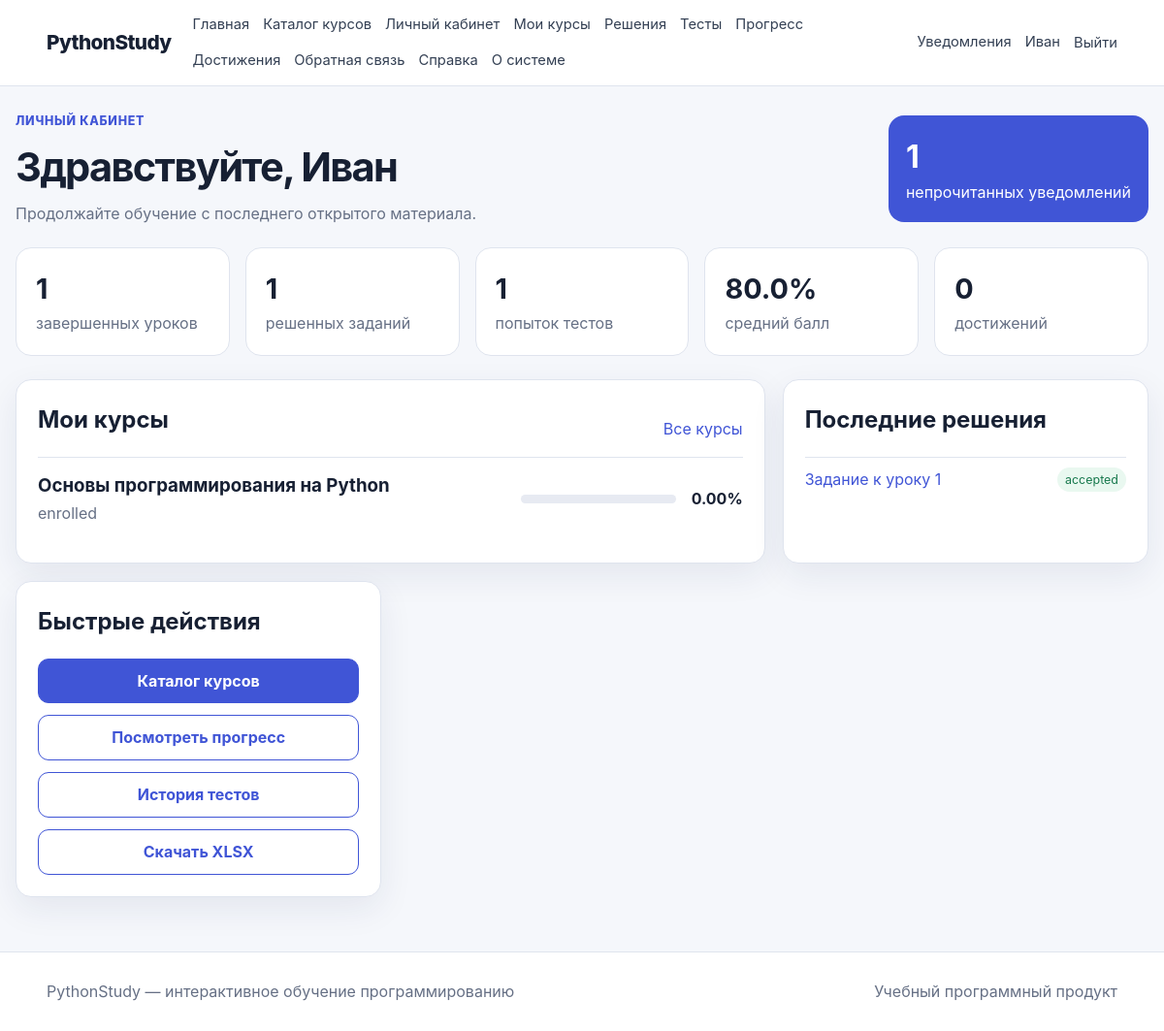
The page /student/dashboard (signed in) on the database its author committed.
### app/models/user.py (models this page shows, shortened)
class User(UserMixin, TimestampMixin, db.Model):
    __tablename__ = "users"
    id = db.Column(db.BigInteger().with_variant(db.Integer, "sqlite"), primary_key=True)
    role_id = db.Column(db.BigInteger().with_variant(db.Integer, "sqlite"), db.ForeignKey("roles.id"), nullable=False)
    username = db.Column(db.String(80), unique=True, index=True)
    email = db.Column(db.String(255), unique=True, nullable=False, index=True)
    password_hash = db.Column(db.String(255), nullable=False)
    last_name = db.Column(db.String(100), nullable=False)
    first_name = db.Column(db.String(100), nullable=False)
    middle_name = db.Column(db.String(100))
    avatar_path = db.Column(db.String(500))
    status = db.Column(db.String(30), default="active", nullable=False, index=True)
    is_email_verified = db.Column(db.Boolean, default=False, nullable=False)
    last_login_at = db.Column(db.DateTime(timezone=True))
    role = db.relationship("Role", back_populates="users")
    taught_courses = db.relationship("Course", back_populates="teacher", foreign_keys="Course.teacher_id")
    enrollments = db.relationship("CourseEnrollment", back_populates="user", cascade="all, delete-orphan")
    lesson_progress = db.relationship("LessonProgress", back_populates="user", cascade="all, delete-orphan")
    submissions = db.relationship("Submission", back_populates="user", cascade="all, delete-orphan", foreign_keys="Submission.user_id")
    quiz_attempts = db.relationship("QuizAttempt", back_populates="user", cascade="all, delete-orphan")
    notifications = db.relationship("Notification", back_populates="user", cascade="all, delete-orphan")
    @property
    def is_active_account(self):
        return self.status == "active"
    @property
    def is_active(self):
        return self.is_active_account
    def has_role(self, *codes):
        return bool(self.role and self.role.code in codes)

### app/models/course.py (models this page shows, shortened)
class CourseEnrollment(db.Model):
    __tablename__ = "course_enrollments"
    __table_args__ = (db.UniqueConstraint("course_id", "user_id", name="uq_enrollment_course_user"),)
    id = db.Column(db.BigInteger().with_variant(db.Integer, "sqlite"), primary_key=True)
    course_id = db.Column(db.BigInteger().with_variant(db.Integer, "sqlite"), db.ForeignKey("courses.id"), nullable=False)
    user_id = db.Column(db.BigInteger().with_variant(db.Integer, "sqlite"), db.ForeignKey("users.id"), nullable=False)
    status = db.Column(db.String(30), default="enrolled", nullable=False)
    progress_percent = db.Column(db.Numeric(5, 2), default=0, nullable=False)
    final_score = db.Column(db.Numeric(5, 2))
    enrolled_at = db.Column(db.DateTime(timezone=True), default=utcnow, nullable=False)
    started_at = db.Column(db.DateTime(timezone=True))
    completed_at = db.Column(db.DateTime(timezone=True))
    course = db.relationship("Course", back_populates="enrollments")
    user = db.relationship("User", back_populates="enrollments")

class Course(TimestampMixin, db.Model):
    __tablename__ = "courses"
    id = db.Column(db.BigInteger().with_variant(db.Integer, "sqlite"), primary_key=True)
    teacher_id = db.Column(db.BigInteger().with_variant(db.Integer, "sqlite"), db.ForeignKey("users.id"), nullable=False)
    title = db.Column(db.String(255), nullable=False)
    slug = db.Column(db.String(255), unique=True, nullable=False, index=True)
    short_description = db.Column(db.String(500), nullable=False)
    full_description = db.Column(db.Text, nullable=False)
    cover_path = db.Column(db.String(500))
    difficulty = db.Column(db.String(30), default="beginner", nullable=False)
    status = db.Column(db.String(30), default="draft", nullable=False, index=True)
    estimated_hours = db.Column(db.Integer, default=1, nullable=False)
    passing_score = db.Column(db.Integer, default=70, nullable=False)
    is_sequential = db.Column(db.Boolean, default=True, nullable=False)
    published_at = db.Column(db.DateTime(timezone=True))
    teacher = db.relationship("User", back_populates="taught_courses", foreign_keys=[teacher_id])
    modules = db.relationship("CourseModule", back_populates="course", cascade="all, delete-orphan", order_by="CourseModule.order_index")
    enrollments = db.relationship("CourseEnrollment", back_populates="course", cascade="all, delete-orphan")
    quizzes = db.relationship("Quiz", back_populates="course", cascade="all, delete-orphan")

### app/models/task.py (models this page shows)
class Submission(db.Model):
    __tablename__ = "submissions"
    id = db.Column(db.BigInteger().with_variant(db.Integer, "sqlite"), primary_key=True)
    task_id = db.Column(db.BigInteger().with_variant(db.Integer, "sqlite"), db.ForeignKey("programming_tasks.id"), nullable=False)
    user_id = db.Column(db.BigInteger().with_variant(db.Integer, "sqlite"), db.ForeignKey("users.id"), nullable=False)
    code = db.Column(db.Text, nullable=False)
    python_version = db.Column(db.String(20), default="3", nullable=False)
    status = db.Column(db.String(40), default="queued", nullable=False)
    score = db.Column(db.Numeric(5, 2), default=0, nullable=False)
    passed_tests = db.Column(db.Integer, default=0, nullable=False)
    total_tests = db.Column(db.Integer, default=0, nullable=False)
    execution_time_ms = db.Column(db.Integer)
    memory_used_kb = db.Column(db.Integer)
    stdout = db.Column(db.Text)
    stderr = db.Column(db.Text)
    teacher_comment = db.Column(db.Text)
    reviewed_by = db.Column(db.BigInteger().with_variant(db.Integer, "sqlite"), db.ForeignKey("users.id"))
    reviewed_at = db.Column(db.DateTime(timezone=True))
    submitted_at = db.Column(db.DateTime(timezone=True), default=utcnow, nullable=False)
    checked_at = db.Column(db.DateTime(timezone=True))
    task = db.relationship("ProgrammingTask", back_populates="submissions")
    user = db.relationship("User", back_populates="submissions", foreign_keys=[user_id])
    reviewer = db.relationship("User", foreign_keys=[reviewed_by])
    test_results = db.relationship("SubmissionTestResult", back_populates="submission", cascade="all, delete-orphan")

class ProgrammingTask(TimestampMixin, db.Model):
    __tablename__ = "programming_tasks"
    id = db.Column(db.BigInteger().with_variant(db.Integer, "sqlite"), primary_key=True)
    lesson_id = db.Column(db.BigInteger().with_variant(db.Integer, "sqlite"), db.ForeignKey("lessons.id"), nullable=False)
    created_by = db.Column(db.BigInteger().with_variant(db.Integer, "sqlite"), db.ForeignKey("users.id"), nullable=False)
    title = db.Column(db.String(255), nullable=False)
    slug = db.Column(db.String(255), nullable=False)
    description = db.Column(db.Text, nullable=False)
    input_description = db.Column(db.Text)
    output_description = db.Column(db.Text)
    examples = db.Column(db.Text)
    starter_code = db.Column(db.Text)
    reference_solution = db.Column(db.Text)
    difficulty = db.Column(db.String(30), default="beginner", nullable=False)
    points = db.Column(db.Integer, default=10, nullable=False)
    time_limit_seconds = db.Column(db.Numeric(5, 2), default=2, nullable=False)
    memory_limit_mb = db.Column(db.Integer, default=256, nullable=False)
    allowed_imports = db.Column(db.JSON)
    status = db.Column(db.String(30), default="draft", nullable=False)
    order_index = db.Column(db.Integer, default=1, nullable=False)
    is_required = db.Column(db.Boolean, default=True, nullable=False)
    lesson = db.relationship("Lesson", back_populates="tasks")
    author = db.relationship("User", foreign_keys=[created_by])
    test_cases = db.relationship("TaskTestCase", back_populates="task", cascade="all, delete-orphan", order_by="TaskTestCase.order_index")
    submissions = db.relationship("Submission", back_populates="task", cascade="all, delete-orphan")

### app/student/routes.py (the view)
@bp.route("/dashboard")
@roles_required("student")
def dashboard():
    enrollments = CourseEnrollment.query.filter_by(user_id=current_user.id).all()
    recent_submissions = Submission.query.filter_by(user_id=current_user.id).order_by(Submission.submitted_at.desc()).limit(5).all()
    unread = Notification.query.filter_by(user_id=current_user.id, is_read=False).count()
    stats = student_statistics(current_user.id)
    return render_template("student/dashboard.html", enrollments=enrollments, recent_submissions=recent_submissions, unread=unread, stats=stats)

### app/templates/student/dashboard.html (shortened to what this page needs)
{% extends 'base.html' %}
{% block content %}
  <div class="dashboard-header">
    <div>
      <p class="eyebrow">Личный кабинет</p>
      <h1>Здравствуйте, {{ current_user.first_name }}</h1>
      <p>Продолжайте обучение с последнего открытого материала.</p>
    </div>
    <div class="stat-card">
      <strong>{{ unread }}</strong>
      <span>непрочитанных уведомлений</span>
    </div>
  </div>
  <div class="stats-row">
    <div>
      <strong>{{ stats.completed_lessons }}</strong>
      <span>завершенных уроков</span>
    </div>
    <div>
      <strong>{{ stats.completed_tasks }}</strong>
      <span>решенных заданий</span>
    </div>
    <div>
      <strong>{{ stats.quiz_attempts }}</strong>
      <span>попыток тестов</span>
    </div>
    <div>
      <strong>{{ stats.average_quiz_score }}%</strong>
      <span>средний балл</span>
    </div>
    <div>
      <strong>{{ stats.achievements }}</strong>
      <span>достижений</span>
    </div>
  </div>
  <div class="dashboard-grid">
    <section class="panel span-2">
      <div class="section-heading">
        <h2>Мои курсы</h2>
        <a href="{{ url_for('student.my_courses') }}">Все курсы</a>
      </div>
      <div class="course-list">
        {% for enrollment in enrollments %}
          <article>
            <div>
              <h3>{{ enrollment.course.title }}</h3>
              <p>{{ enrollment.status }}</p>
            </div>
            <div class="progress">
            </div>
            <strong>{{ enrollment.progress_percent }}%</strong>
          </article>
        {% else %}
          <div class="empty">Вы еще не записаны на курсы.</div>
        {% endfor %}
      </div>
    </section>
    <section class="panel">
      <h2>Последние решения</h2>
      <ul class="simple-list">
        {% for item in recent_submissions %}
          <li>
            <a href="{{ url_for('student.submission_detail', submission_id=item.id) }}">{{ item.task.title }}</a>
            <span class="status {{ item.status }}">{{ item.status }}</span>
          </li>
        {% else %}
          <li>Решений пока нет.</li>
        {% endfor %}
      </ul>
    </section>
    <section class="panel">
      <h2>Быстрые действия</h2>
      <div class="button-stack">
        <a class="button" href="{{ url_for('public.courses') }}">Каталог курсов</a>
        <a class="button secondary" href="{{ url_for('student.progress') }}">Посмотреть прогресс</a>
        <a class="button secondary" href="{{ url_for('student.quiz_attempts') }}">История тестов</a>
        <a class="button secondary" href="{{ url_for('student.export_xlsx') }}">Скачать XLSX</a>
      </div>
    </section>
  </div>
{% endblock %}

### app/templates/base.html (shortened to what this page needs)
<!DOCTYPE html>
<html lang="ru">
  <head>
    <link rel="stylesheet" href="{{ url_for('static', filename='css/main.css') }}">
    <link rel="stylesheet" href="{{ url_for('static', filename='css/responsive.css') }}">
  </head>
  <body>
    <header class="topbar">
      <a class="brand" href="{{ url_for('public.index') }}">PythonStudy</a>
      <nav class="main-nav" aria-label="Основное меню">
        <a href="{{ url_for('public.index') }}">Главная</a>
        <a href="{{ url_for('public.courses') }}">Каталог курсов</a>
        {% if current_user.is_authenticated and current_user.has_role('student') %}
          <a href="{{ url_for('student.dashboard') }}">Личный кабинет</a>
          <a href="{{ url_for('student.my_courses') }}">Мои курсы</a>
          <a href="{{ url_for('student.submissions') }}">Решения</a>
          <a href="{{ url_for('student.quiz_attempts') }}">Тесты</a>
          <a href="{{ url_for('student.progress') }}">Прогресс</a>
          <a href="{{ url_for('student.achievements') }}">Достижения</a>
        {% elif current_user.is_authenticated and current_user.has_role('teacher') %}
          <a href="{{ url_for('teacher.dashboard') }}">Кабинет преподавателя</a>
          <a href="{{ url_for('teacher.courses') }}">Мои курсы</a>
        {% elif current_user.is_authenticated and current_user.has_role('admin') %}
          <a href="{{ url_for('admin.dashboard') }}">Администрирование</a>
          <a href="{{ url_for('admin.users') }}">Пользователи</a>
          <a href="{{ url_for('admin.settings') }}">Настройки</a>
        {% endif %}
        <a href="{{ url_for('public.feedback') }}">Обратная связь</a>
        <a href="{{ url_for('public.help_page') }}">Справка</a>
        <a href="{{ url_for('public.about') }}">О системе</a>
      </nav>
      <div class="auth-zone">
        {% if current_user.is_authenticated %}
          <a href="{{ url_for('student.notifications') }}">Уведомления</a>
          <a href="{{ url_for('student.profile') }}">{{ current_user.first_name }}</a>
          <form method="post" action="{{ url_for('auth.logout') }}" class="inline-form">
            <button class="link-button" type="submit">Выйти</button>
          </form>
        {% else %}
          <a href="{{ url_for('auth.login') }}">Войти</a>
          <a class="button small" href="{{ url_for('auth.register') }}">Регистрация</a>
        {% endif %}
      </div>
    </header>
    <main class="page-shell">
      {% block content %}{% endblock %}
    </main>
    <footer class="footer">
      <div>PythonStudy — интерактивное обучение программированию</div>
      <div>Учебный программный продукт</div>
    </footer>
  </body>
</html>

### rows shown on the page
User: first_name "Иван"
CourseEnrollment: course "Основы программирования на Python", status "enrolled", progress_percent "0.00"
Submission: task "Задание к уроку 1", status "accepted"

### other values the page prints
{{ unread }} "1"
{{ stats.completed_lessons }} "1"
{{ stats.completed_tasks }} "1"
{{ stats.quiz_attempts }} "1"
{{ stats.average_quiz_score }} "80.0"
{{ stats.achievements }} "0"
